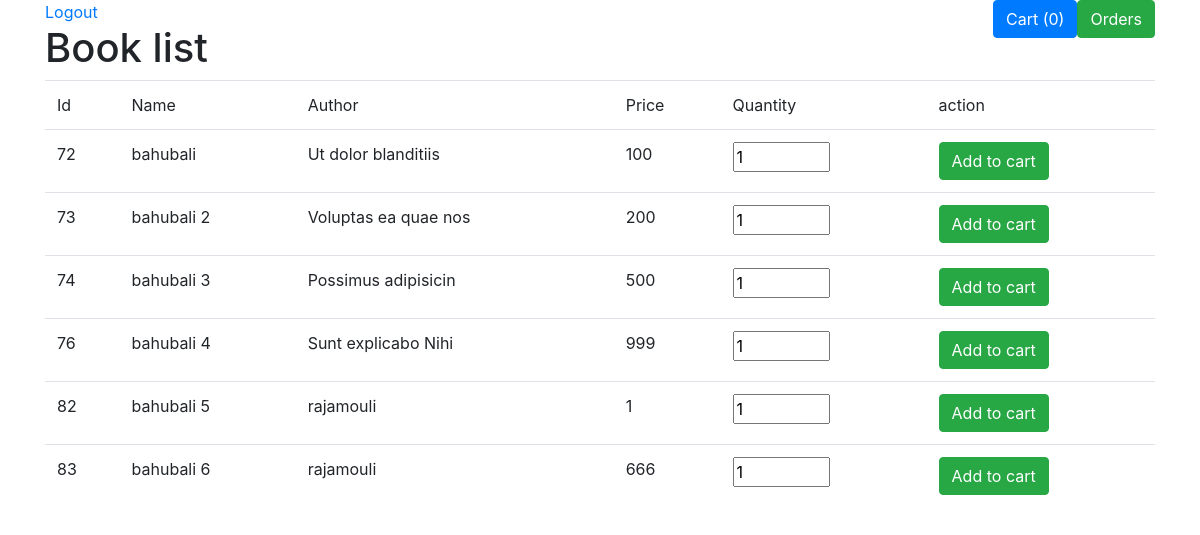
Screenshot of /index.php/user/books with the database file from the repository.
### tables this page shows
CREATE TABLE `books` (
  `id` bigint(20) UNSIGNED NOT NULL,
  `bname` varchar(255) NOT NULL,
  `bauthor` varchar(255) NOT NULL,
  `bprice` varchar(255) NOT NULL,
  `userid` int(50) NOT NULL
);

### application/controllers/User.php (called while the page is built, shortened)
<?php
class User extends CI_Controller
{
	public function __construct()
	{
		$this->load->database();
		$this->load->library('session');
	}
	public function books()
	{
		$data["books"] =  $this->db->get("books")->result();
		$this->load->view("bookslist", $data);
	}
}

### index.php (called while the page is built, shortened)
<?php
require_once BASEPATH.'core/CodeIgniter.php';

### application/views/bookslist.php (the view, shortened to what this page needs)
<!DOCTYPE html>
<html lang="en">
<head>
    <link rel="stylesheet" href="https://maxcdn.bootstrapcdn.com/bootstrap/4.5.2/css/bootstrap.min.css">
</head>
<body class="container">
    <a href="<?= base_url() ?>user/logout">Logout</a>
    <a href="<?= base_url() ?>user/orders"><button class="btn btn-success float-right">Orders</button></a>
    <?php
    $result = $this->db->where("uid", $this->session->id)->get("cart");
    ?>
    <button type="button" class="btn btn-primary float-right" data-toggle="modal" data-target="#myModal">
        Cart (<?= $result->num_rows() ?>)
    </button>
    <h1><?= $_SESSION["abc"] ?> Book list </h1>
    <table class="table">
        <tr>
            <td>Id</td>
            <td>Name</td>
            <td>Author</td>
            <td>Price</td>
            <td>Quantity</td>
            <td>action</td>
        </tr>
        <?php foreach ($books as $b) { ?>
            <tr>
                <td><?= $b->id ?></td>
                <td><?= $b->bname ?></td>
                <td><?= $b->bauthor ?></td>
                <td><?= $b->bprice ?></td>
                <form action="<?= base_url() ?>user/addtocart" id="myForm">
                    <td>
                        <input type="number" id='<?= $b->id ?>' name="quantity" value="1" min=1 max=100>
                    </td>
                    <td><input type="submit" class="btn btn-success" value="Add to cart"></td>
                </form>
            </tr>
        <?php } ?>
    </table>
</body>
</html>

### rows the page displays
books: id "72", bname "bahubali", bauthor "Ut dolor blanditiis", bprice "100"
books: id "73", bname "bahubali 2", bauthor "Voluptas ea quae nos", bprice "200"
books: id "74", bname "bahubali 3", bauthor "Possimus adipisicin", bprice "500"
books: id "76", bname "bahubali 4", bauthor "Sunt explicabo Nihi", bprice "999"
books: id "82", bname "bahubali 5", bauthor "rajamouli", bprice "1"
books: id "83", bname "bahubali 6", bauthor "rajamouli", bprice "666"

### other values shown
$result->num_rows() "0"
